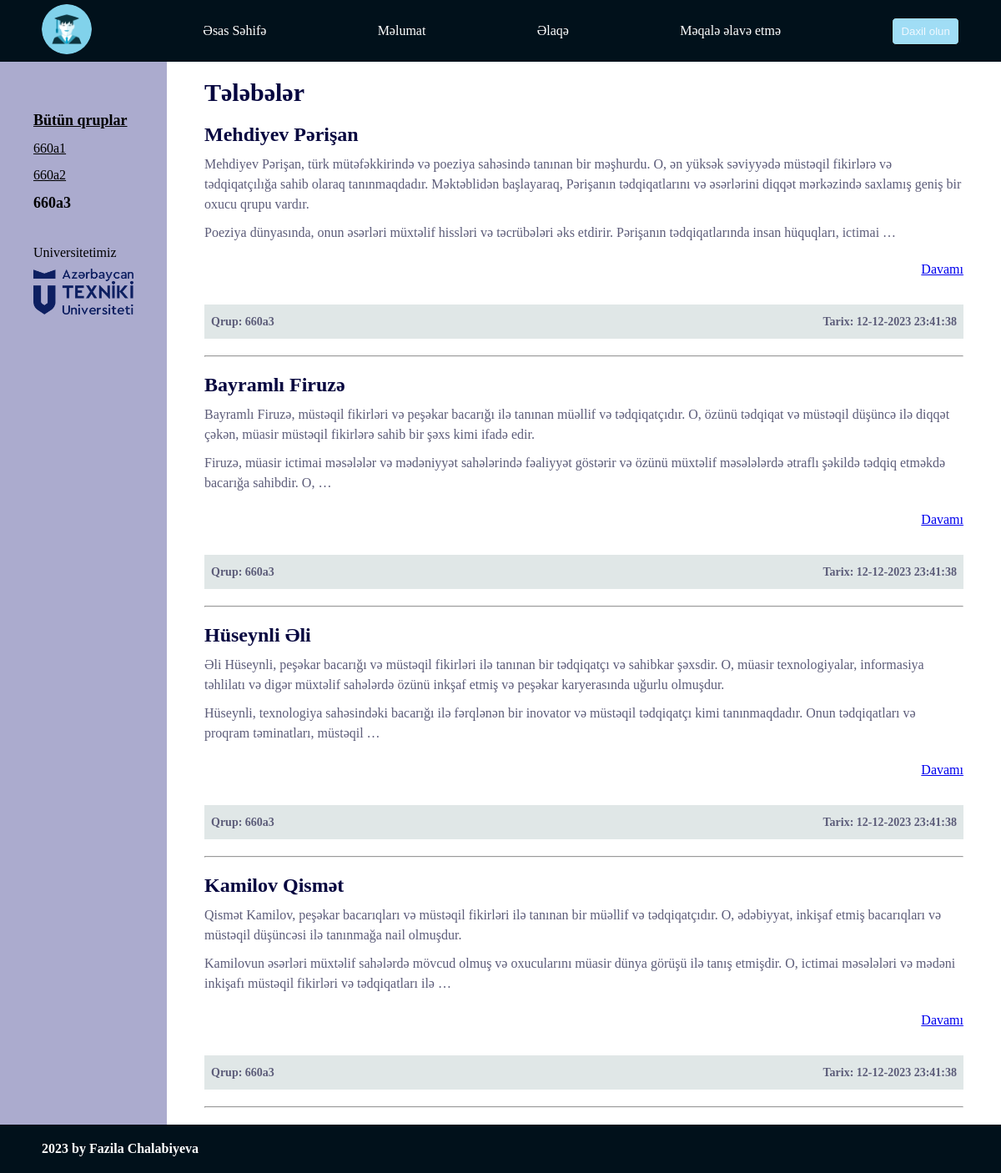
Screenshot of /category/3/ with the database file from the repository.
### students/models.py (models this page shows, shortened)
class Category(models.Model):
    name = models.CharField(max_length=255, db_index=True)
    def get_absolute_url(self):
       return reverse('category', kwargs={'cat_id': self.pk})

class Studens(models.Model):
    name = models.CharField(max_length=255)
    content = models.TextField(blank=True)
    group = models.TextField(blank=True)
    age = models.IntegerField(blank=True)
    photo = models.ImageField(upload_to='photos/%Y/%m/%d/', blank=True)
    scholarship = models.BooleanField(null=True)
    cat = models.ForeignKey('Category', on_delete = models.PROTECT, null=True)
    time_create = models.DateTimeField(auto_now_add=True, null=True)
    time_update = models.DateTimeField(auto_now=True, null=True)
    def get_absolute_url(self):
        return reverse('post', kwargs={'post_id': self.pk})

### students/views.py (the view)
# urls.py: path('category/<int:cat_id>/', views.show_category, name='category'),
def show_category(request, cat_id):
    posts = Studens.objects.filter(cat_id=cat_id)
    cats = Category.objects.all()
    data = {'title': 'Əsas Səhifə', "menu": menu,
            "posts": posts, 'cats': cats, 'cat_selected': cat_id, }
    return render(request, 'students/index.html', context=data)

### students/templates/students/index.html (shortened to what this page needs)
{% extends 'students/base.html' %} {% block content %}
<div class="index">
  <h1>Tələbələr</h1>
  <ul>
    {% for p in posts %}
    <li>
      <h2>{{p.name}}</h2>
      {% if post_id %}
      {% autoescape on%}
      <p>{{p.content| linebreaks}}</p>
      {% endautoescape %}
      {% else %}
      {% autoescape on%}
      <p>{{p.content| linebreaks| truncatewords:50}}</p>
      {% endautoescape %}
      {% endif %}
      <div class="text">
        <p class="link-read-post">
          <a href="{{ p.get_absolute_url }}">Davamı</a>
        </p>
      </div>
      <div class="article-panel">
        <p>Qrup: {{p.cat.name}}</p>
        <p>Tarix: {{p.time_update|date:"d-m-Y H:i:s"}}</p>
      </div>
      <hr />
    </li>
    {% endfor %}
  </ul>
</div>
{% endblock %}

### students/templates/students/base.html (shortened to what this page needs)
<!DOCTYPE html>
{% load static %}
<html lang="en">
  <head>
    <link href="{% static 'students/css/styles.css' %}" rel="stylesheet" />
  </head>
  <body>
    <header>
      <ul class="mainmenu">
        <li class="logo">
          <a href="/"
            ><div class="logo">
              <img src="{% static 'students/images/logo.png' %}" alt="" /></div
          ></a>
        </li>
        {% for m in menu %} {% if not forloop.last %}
        <li><a href="{% url m.url_name %}">{{m.title}}</a></li>
        {% else %}
        <li class="last">
          <button>
            <a href="{% url m.url_name %}">{{m.title}}</a>
          </button>
        </li>
        {% endif %} {% endfor %}
      </ul>
    </header>
    <div class="main">
      <section class="first">
        <ul>
          {% if post_id %} {% for p in posts %}
          <div class="student">
            <p>{{p.group}} Tələbəsi</p>
            <p>{{p.name}}</p>
          </div>
          {% endfor %} {% else %} {% if cat_selected == 0 %}
          <li class="selected">Bütün qruplar</li>
          {% else %}
          <li class="selected"><a href="{% url 'home' %}">Bütün qruplar</a></li>
          {% endif %} {% for c in cats %} {% if c.pk == cat_selected %}
          <li class="selected">{{c.name}}</li>
          {% else %}
          <li><a href="{{ c.get_absolute_url }}">{{c.name}}</a></li>
          {% endif %} {% endfor %} {% endif %}
          <li class="share">
            <p>Universitetimiz</p>
            <a href="https://www.aztu.edu.az/az" target="_blank">
              <img src="{% static 'students/images/aztu_logo2.png' %}" alt="" />
            </a>
          </li>
        </ul>
      </section>
      <section class="second">{% block content %} {% endblock %}</section>
    </div>
    <footer>
      <div class="container">
        <b>2023 by Fazila Chalabiyeva</b>
      </div>
    </footer>
  </body>
</html>

### students/static/students/css/styles.css (style rules this page uses)
* { padding: 0; margin: 0; box-sizing: border-box; }
header { background-color: rgb(1, 17, 27); padding: 5px 50px; }
header ul { display: flex; justify-content: space-between; align-items: center; }
header ul li a { text-decoration: none; color: white; }
header img { width: 60px; border-radius: 50%; }
li { list-style: none; }
.selected { font-size: 18px; font-weight: 600; }
.first { padding: 30px 40px; background-color: rgb(171, 171, 206); }
.first ul { margin-top: 30px; }
.first ul li { margin: 14px 0; }
.first ul li a { color: black; }
.first ul li p { margin-top: 15px; }
.first img { width: 120px; margin-top: 10px; }
footer { background-color: rgb(1, 17, 27); padding: 20px 50px; color: white; }
.main { display: flex; }
.second { padding: 20px 45px; }
.index h1 { font-size: 30px; color: rgb(5, 5, 63); }
.index ul li h2 { color: rgb(5, 5, 63); margin-top: 20px; }
.index ul li p { color: rgb(92, 92, 121); margin: 10px 0; line-height: 1.5; }
.last button { border: 1px solid black; background-color: rgb(160, 221, 245); padding: 8px 10px; border-radius: 5px; cursor: pointer; }
.last button a { color: aliceblue; height: 20px; }
.article-panel { background-color: rgb(224, 231, 231); margin: 20px 0; display: flex; justify-content: space-between; align-items: center; padding: 0 8px; }
.article-panel p { margin: 0; padding: 0; font-weight: 600; font-size: 14px; }
.text { width: 100%; display: flex; justify-content: space-between; }
.first ul .share { margin-top: 40px; }

### rows the page displays
Category: name "660a1"
Category: name "660a2"
Category: name "660a3"
Studens: name "Mehdiyev Pərişan", content "Mehdiyev Pərişan, türk mütəfəkkirində və poeziya sahəsində tanınan bir məşhurdu. O, ən yüksək səviyyədə müstəqil fikirlərə və tədqiqatçılığa sahib olaraq tanınmaqdadır. Məktəblidən başlayaraq, Pərişanın tədqiqatlarını və əsərlərini diqqət mərkəzində saxlamış geniş bir oxucu qrupu vardır. Poeziya dünyasında, onun əsərləri müxtəlif hissləri və təcrübələri əks etdirir. Pərişanın tədqiqatlarında insan hüquqları, ictimai …", cat.name "660a3", time_update "12-12-2023 23:41:38"
Studens: name "Bayramlı Firuzə", content "Bayramlı Firuzə, müstəqil fikirləri və peşəkar bacarığı ilə tanınan müəllif və tədqiqatçıdır. O, özünü tədqiqat və müstəqil düşüncə ilə diqqət çəkən, müasir müstəqil fikirlərə sahib bir şəxs kimi ifadə edir. Firuzə, müasir ictimai məsələlər və mədəniyyət sahələrində fəaliyyət göstərir və özünü müxtəlif məsələlərdə ətraflı şəkildə tədqiq etməkdə bacarığa sahibdir. O, …", cat.name "660a3", time_update "12-12-2023 23:41:38"
Studens: name "Hüseynli Əli", content "Əli Hüseynli, peşəkar bacarığı və müstəqil fikirləri ilə tanınan bir tədqiqatçı və sahibkar şəxsdir. O, müasir texnologiyalar, informasiya təhlilatı və digər müxtəlif sahələrdə özünü inkşaf etmiş və peşəkar karyerasında uğurlu olmuşdur. Hüseynli, texnologiya sahəsindəki bacarığı ilə fərqlənən bir inovator və müstəqil tədqiqatçı kimi tanınmaqdadır. Onun tədqiqatları və proqram təminatları, müstəqil …", cat.name "660a3", time_update "12-12-2023 23:41:38"
Studens: name "Kamilov Qismət", content "Qismət Kamilov, peşəkar bacarıqları və müstəqil fikirləri ilə tanınan bir müəllif və tədqiqatçıdır. O, ədəbiyyat, inkişaf etmiş bacarıqları və müstəqil düşüncəsi ilə tanınmağa nail olmuşdur. Kamilovun əsərləri müxtəlif sahələrdə mövcud olmuş və oxucularını müasir dünya görüşü ilə tanış etmişdir. O, ictimai məsələləri və mədəni inkişafı müstəqil fikirləri və tədqiqatları ilə …", cat.name "660a3", time_update "12-12-2023 23:41:38"

### other values shown
{{ m.title }} "Əsas Səhifə" "Məlumat" "Əlaqə" "Məqalə əlavə etmə"
{{ m.title }} "Daxil olun"
